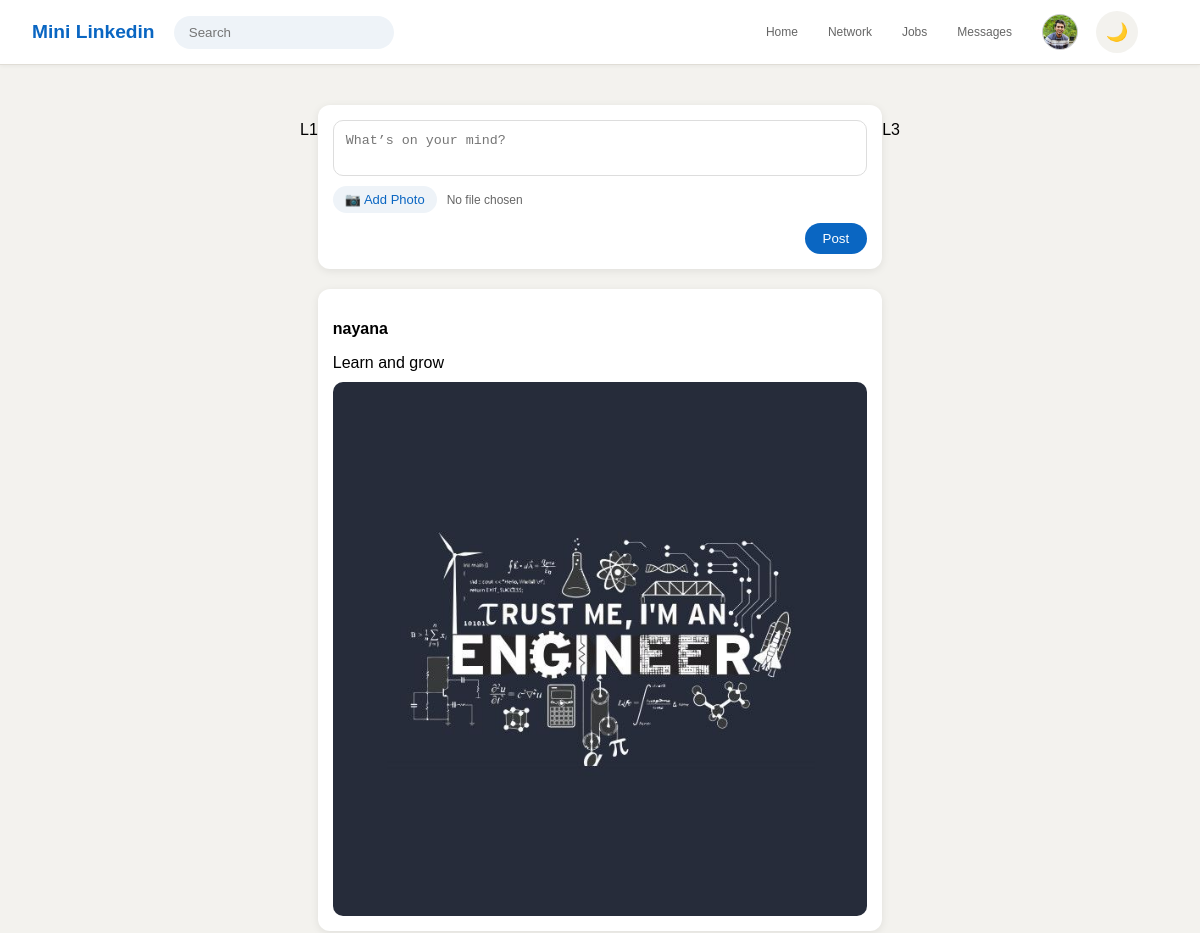
Before: /dashboard (signed in, upper part) with the older database file.
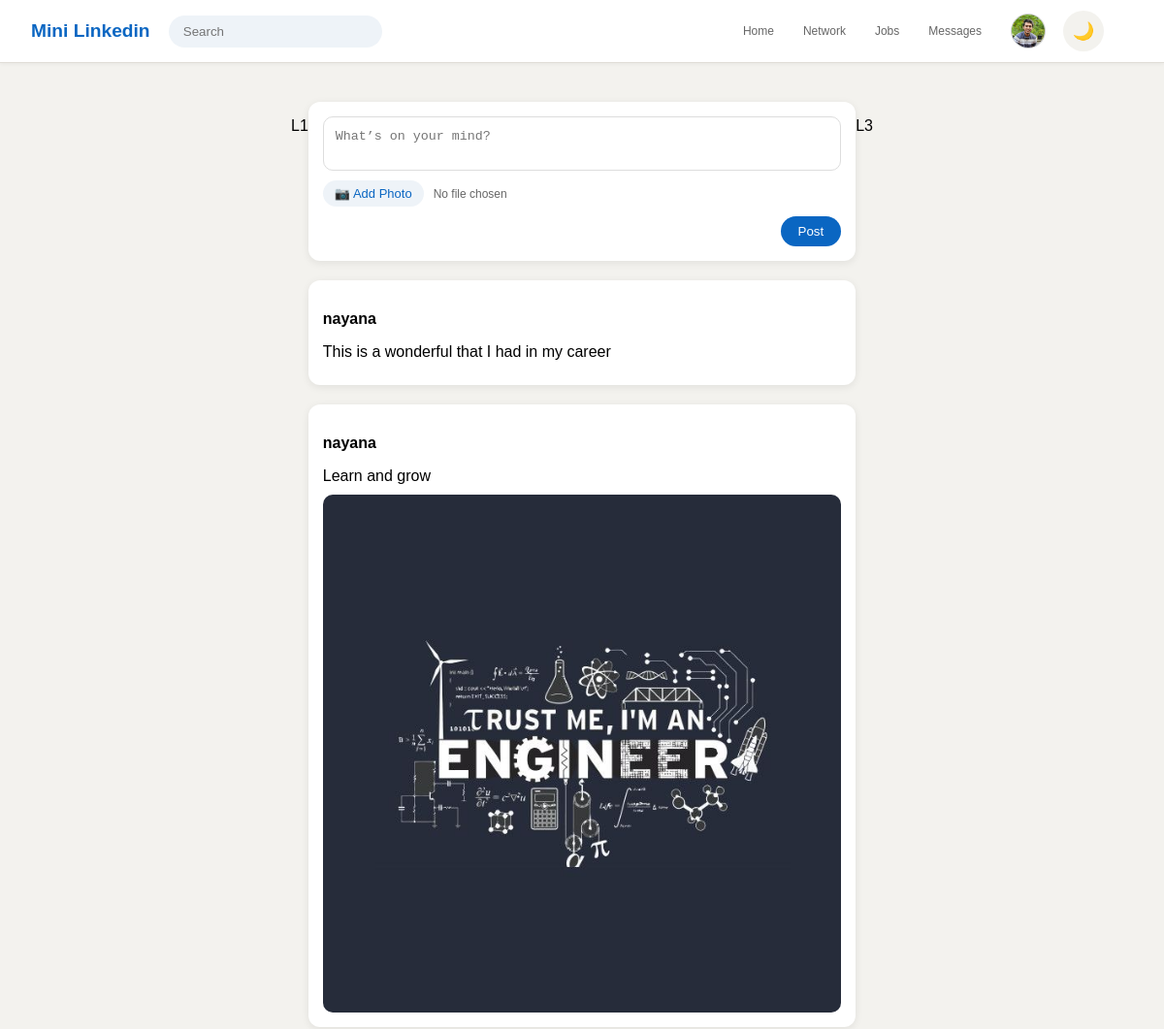
After: the same page with the newer database file.
### posts/models.py (models this page shows, shortened)
class Post(models.Model):
    user = models.ForeignKey(User, on_delete=models.CASCADE)
    image = models.ImageField(upload_to='posts/', blank=True, null=True)
    content = models.TextField()
    created_at = models.DateTimeField(auto_now_add=True)

### posts/views.py (the view, shortened to what this page needs)
# urls.py: path('dashboard', dashboard, name='dashboard'),
@login_required(login_url="signin")
def dashboard(request):
    posts = Post.objects.all().order_by('-created_at')
    return render(request, "dashboard.html", {'posts':posts})

### templates/dashboard.html (shortened to what this page needs)
{% extends "navbar-layout.html" %}
{% load static %}
{% block content %}
<main class="feed-wrapper">
    <div class="flex-item">
        <div>
            <p>L1</p>
        </div>
        <div>
            <div class="create-post">
                <form method="POST" enctype="multipart/form-data" action="{% url 'dashboard' %}">
                    <textarea name="content" placeholder="What’s on your mind?" required></textarea>
                    <div class="file-upload">
                        <label for="fileInput" class="upload-btn">📷 Add Photo</label>
                        <span class="file-name">No file chosen</span>
                    </div>
                    <button type="submit">Post</button>
                </form>
            </div>
            <div class="posts-container">
                {% for post in posts %}
                <div class="post-card">
                    <p class="username">{{ post.user.username }}</p>
                    <p class="content">{{ post.content }}</p>
                    {% if post.image %}
                    <img src="{{ post.image.url }}" alt="post">
                    {% endif %}
                </div>
                {% endfor %}
            </div>
        </div>
        <div>
            <p>L3</p>
        </div>
    </div>
</main>
{% endblock %}

Changed rows visible on the page:
added Post: user.username "nayana", content "This is a wonderful that I had in my career"
